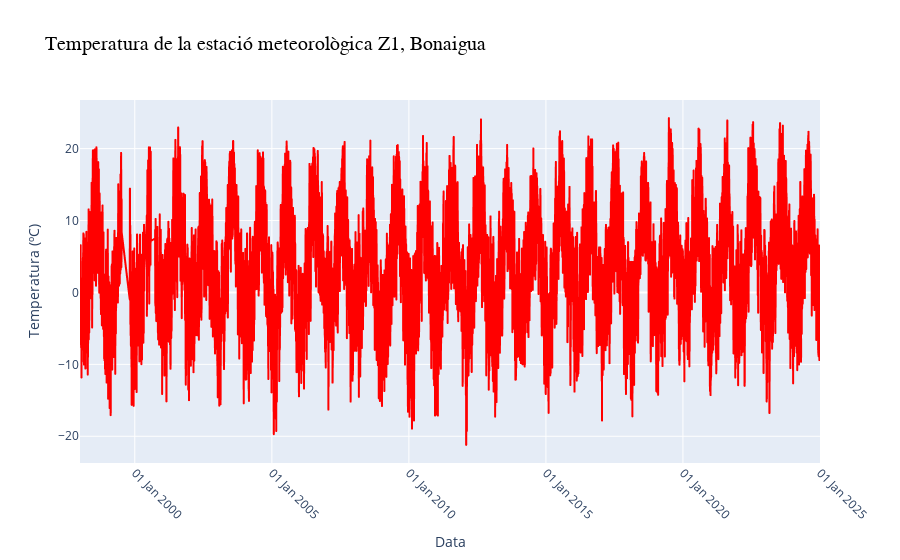

Notebook code for this chart:
### Code cell
import plotly.express as px

# Crear un gràfic interactiu amb Plotly
fig = px.line(df_agrupades, x='data', y='valor', 
              title='Temperatura de la estació meteorològica Z1, Bonaigua',
              labels={'data': 'Data', 'valor': 'Temperatura (ºC)'})

# Millorar el disseny del gràfic
fig.update_traces(line=dict(color='red', width=2))

# Afegir opcions d'interactivitat i disseny
fig.update_layout(
    title_font=dict(size=20, family='Arial', color='black'),
    xaxis_title_font=dict(size=14),
    yaxis_title_font=dict(size=14),
    xaxis=dict(tickformat='%d %b %Y', tickangle=45),  # Format de data i rotació de l'eix x
    template='plotly',  # Estil fosc (canvia'l per 'plotly' per a un estil més clar)
    hovermode='x unified'  # Mostra totes les dades associades a la data en el mateix punt
)

# Mostrar el gràfic
fig.show()

### Figure 1 — Plotly figure (JSON) as saved in the notebook; plotly's stock layout.template omitted (floating-point values rounded to 4 significant figures; data arrays with more than 128 entries replaced by an {"elided": "..."} marker saying what was removed)
{"data": [{"hovertemplate": "Data=%{x}<br>Temperatura (ºC)=%{y}<extra></extra>", "legendgroup": "", "line": {"color": "red", "dash": "solid", "width": 2}, "marker": {"symbol": "circle"}, "mode": "lines", "name": "", "showlegend": false, "type": "scattergl", "x": {"elided": "38373 str values"}, "xaxis": "x", "y": {"elided": "38373 float values"}, "yaxis": "y"}], "layout": {"hovermode": "x unified", "legend": {"tracegroupgap": 0}, "title": {"font": {"color": "black", "family": "Arial", "size": 20}, "text": "Temperatura de la estació meteorològica Z1, Bonaigua"}, "xaxis": {"anchor": "y", "domain": [0, 1], "tickangle": 45, "tickformat": "%d %b %Y", "title": {"font": {"size": 14}, "text": "Data"}}, "yaxis": {"anchor": "x", "domain": [0, 1], "title": {"font": {"size": 14}, "text": "Temperatura (ºC)"}}}}
